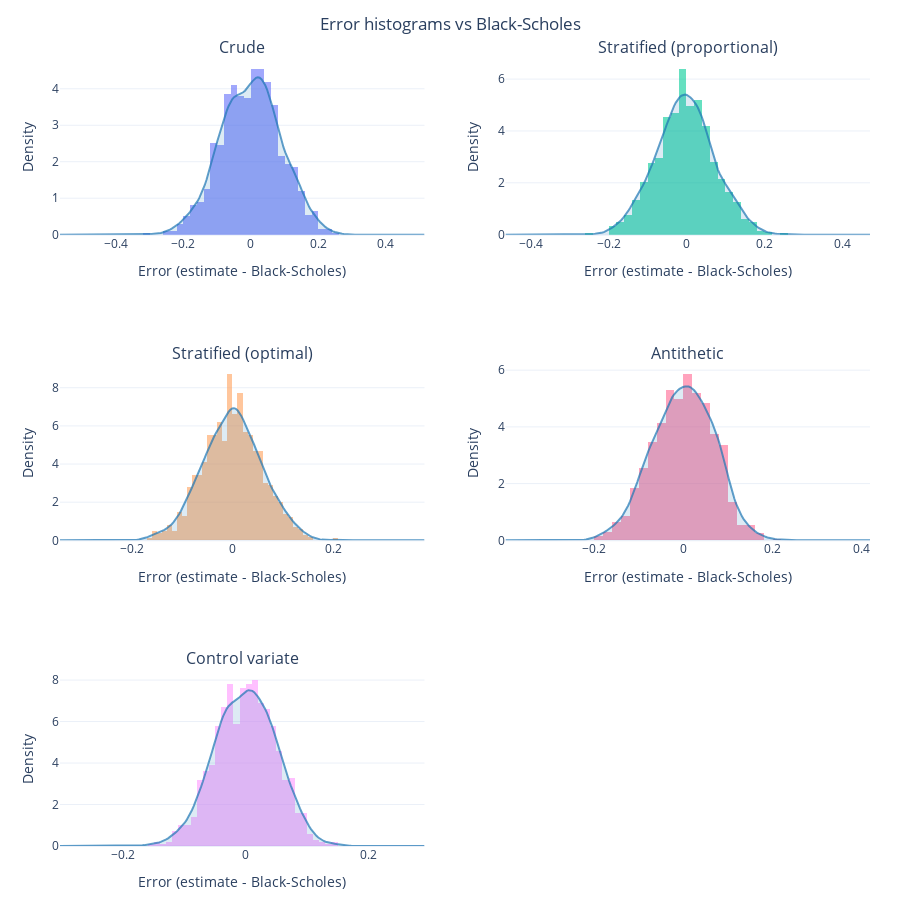

Here is the notebook cell this chart was saved with:
### Markdown cell above
## European

### Code cell
hist_path = PLOTS_DIR / "european_errors_hist.pkl"
with hist_path.open("rb") as f:
    fig = pickle.load(f)
fig

### Figure 1 — Plotly figure (JSON) as saved in the notebook; plotly's stock layout.template omitted (floating-point values rounded to 4 significant figures; data arrays with more than 128 entries replaced by an {"elided": "..."} marker saying what was removed)
{"data": [{"histnorm": "probability density", "name": "Crude", "nbinsx": 40, "opacity": 0.6, "type": "histogram", "x": {"elided": "1000 float values"}, "xaxis": "x", "yaxis": "y"}, {"fill": "tozeroy", "fillcolor": "rgba(31,119,180,0.15)", "line": {"color": "rgba(31,119,180,0.7)", "width": 2}, "mode": "lines", "name": "KDE", "showlegend": false, "type": "scatter", "x": {"elided": "200 float values"}, "xaxis": "x", "y": {"elided": "200 float values"}, "yaxis": "y"}, {"histnorm": "probability density", "name": "Stratified (proportional)", "nbinsx": 40, "opacity": 0.6, "type": "histogram", "x": {"elided": "1000 float values"}, "xaxis": "x2", "yaxis": "y2"}, {"fill": "tozeroy", "fillcolor": "rgba(31,119,180,0.15)", "line": {"color": "rgba(31,119,180,0.7)", "width": 2}, "mode": "lines", "name": "KDE", "showlegend": false, "type": "scatter", "x": {"elided": "200 float values"}, "xaxis": "x2", "y": {"elided": "200 float values"}, "yaxis": "y2"}, {"histnorm": "probability density", "name": "Stratified (optimal)", "nbinsx": 40, "opacity": 0.6, "type": "histogram", "x": {"elided": "1000 float values"}, "xaxis": "x3", "yaxis": "y3"}, {"fill": "tozeroy", "fillcolor": "rgba(31,119,180,0.15)", "line": {"color": "rgba(31,119,180,0.7)", "width": 2}, "mode": "lines", "name": "KDE", "showlegend": false, "type": "scatter", "x": {"elided": "200 float values"}, "xaxis": "x3", "y": {"elided": "200 float values"}, "yaxis": "y3"}, {"histnorm": "probability density", "name": "Antithetic", "nbinsx": 40, "opacity": 0.6, "type": "histogram", "x": {"elided": "1000 float values"}, "xaxis": "x4", "yaxis": "y4"}, {"fill": "tozeroy", "fillcolor": "rgba(31,119,180,0.15)", "line": {"color": "rgba(31,119,180,0.7)", "width": 2}, "mode": "lines", "name": "KDE", "showlegend": false, "type": "scatter", "x": {"elided": "200 float values"}, "xaxis": "x4", "y": {"elided": "200 float values"}, "yaxis": "y4"}, {"histnorm": "probability density", "name": "Control variate", "nbinsx": 40, "opacity": 0.6, "type": "histogram", "x": {"elided": "1000 float values"}, "xaxis": "x5", "yaxis": "y5"}, {"fill": "tozeroy", "fillcolor": "rgba(31,119,180,0.15)", "line": {"color": "rgba(31,119,180,0.7)", "width": 2}, "mode": "lines", "name": "KDE", "showlegend": false, "type": "scatter", "x": {"elided": "200 float values"}, "xaxis": "x5", "y": {"elided": "200 float values"}, "yaxis": "y5"}], "layout": {"annotations": [{"font": {"size": 16}, "showarrow": false, "text": "Crude", "x": 0.225, "xanchor": "center", "xref": "paper", "y": 1, "yanchor": "bottom", "yref": "paper"}, {"font": {"size": 16}, "showarrow": false, "text": "Stratified (proportional)", "x": 0.775, "xanchor": "center", "xref": "paper", "y": 1, "yanchor": "bottom", "yref": "paper"}, {"font": {"size": 16}, "showarrow": false, "text": "Stratified (optimal)", "x": 0.225, "xanchor": "center", "xref": "paper", "y": 0.6111, "yanchor": "bottom", "yref": "paper"}, {"font": {"size": 16}, "showarrow": false, "text": "Antithetic", "x": 0.775, "xanchor": "center", "xref": "paper", "y": 0.6111, "yanchor": "bottom", "yref": "paper"}, {"font": {"size": 16}, "showarrow": false, "text": "Control variate", "x": 0.225, "xanchor": "center", "xref": "paper", "y": 0.2222, "yanchor": "bottom", "yref": "paper"}], "barmode": "group", "height": 900, "margin": {"b": 50, "l": 60, "r": 30, "t": 60}, "showlegend": false, "title": {"text": "Error histograms vs Black-Scholes", "x": 0.5}, "xaxis": {"anchor": "y", "domain": [0, 0.45], "title": {"text": "Error (estimate - Black-Scholes)"}}, "xaxis2": {"anchor": "y2", "domain": [0.55, 1], "title": {"text": "Error (estimate - Black-Scholes)"}}, "xaxis3": {"anchor": "y3", "domain": [0, 0.45], "title": {"text": "Error (estimate - Black-Scholes)"}}, "xaxis4": {"anchor": "y4", "domain": [0.55, 1], "title": {"text": "Error (estimate - Black-Scholes)"}}, "xaxis5": {"anchor": "y5", "domain": [0, 0.45], "title": {"text": "Error (estimate - Black-Scholes)"}}, "xaxis6": {"anchor": "y6", "domain": [0.55, 1], "title": {"text": "Error (estimate - Black-Scholes)"}}, "yaxis": {"anchor": "x", "domain": [0.7778, 1], "title": {"text": "Density"}}, "yaxis2": {"anchor": "x2", "domain": [0.7778, 1], "title": {"text": "Density"}}, "yaxis3": {"anchor": "x3", "domain": [0.3889, 0.6111], "title": {"text": "Density"}}, "yaxis4": {"anchor": "x4", "domain": [0.3889, 0.6111], "title": {"text": "Density"}}, "yaxis5": {"anchor": "x5", "domain": [0, 0.2222], "title": {"text": "Density"}}, "yaxis6": {"anchor": "x6", "domain": [0, 0.2222], "title": {"text": "Density"}}}}
